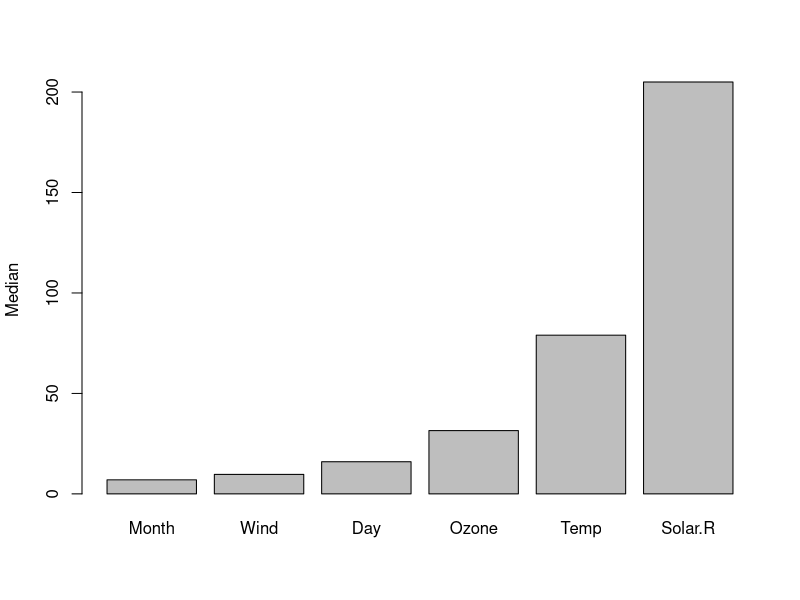

The R script that drew this image:
## ---- chunk 1
knitr::opts_knit$set(root.dir = '../../../../')
knitr::opts_chunk$set(
  collapse = TRUE,
  comment = "#>",
  fig.path = "figs/",
  fig.height = 3,
  fig.width = 3
)
## ---- chunk 2
sd(mtcars$mpg)
sd(mtcars$cyl)
sd(mtcars$disp)
sd(mtcars$hp)
## ---- chunk 3
for(i in 1:5) {
  print(i)
}
## ---- chunk 4
for(i in 1:5) {
  x <- i / 2
  print(x)
}
## ---- chunk 5
for (col in mtcars) {
  print(sd(col))
}
## ---- chunk 6
for(var in names(mtcars)) {
  cat(var, ":", sd(mtcars[[var]]), "\n")
}
## ---- chunk 7
sds <- vector("double", ncol(mtcars))
for(i in seq_along(mtcars)) {
  sds[[i]] <- sd(mtcars[[i]])
}
names(sds) <- names(mtcars)
sds
## ---- chunk 8
meds <- vector("double", ncol(airquality))
for(i in seq_along(airquality)) {
  meds[[i]] <- median(airquality[[i]], na.rm = TRUE)
}
names(meds) <- names(airquality)
meds <- meds[order(meds)]
barplot(meds, ylab = "Median")
## ---- chunk 9
x <- lapply(1:3, function(i) {
  c(i, i + 1)
})
x
## ---- chunk 10
lapply(mtcars, mean)
## ---- chunk 11
sapply(mtcars, range)
## ---- chunk 12
sapply(mtcars, quantile)
